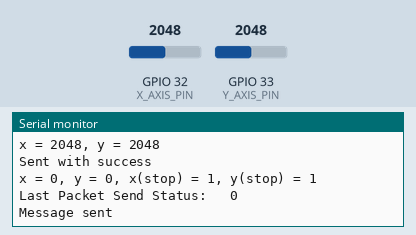
This program was run on a simulated ESP32. On the bench: the last lines printed to the serial monitor. Inputs (shaded band) come from the test bench; at power-on: GPIO 32 (X_AXIS_PIN) = 2048, GPIO 33 (Y_AXIS_PIN) = 2048.

Above: at 1.2 s.
1.3 s: GPIO 32 (X_AXIS_PIN) set to 2240
At 1.58 s:
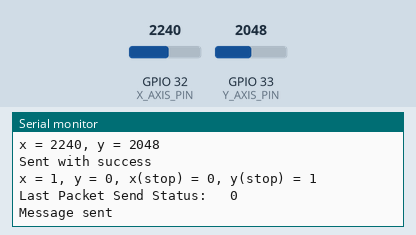
2.8 s: GPIO 33 (Y_AXIS_PIN) set to 2240
At 2.99 s:
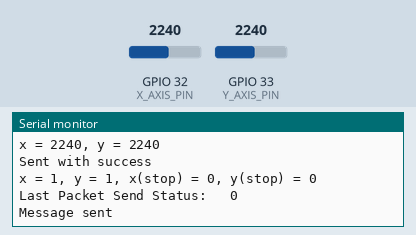
4.3 s: GPIO 32 (X_AXIS_PIN) set to 2160
At 4.6 s:
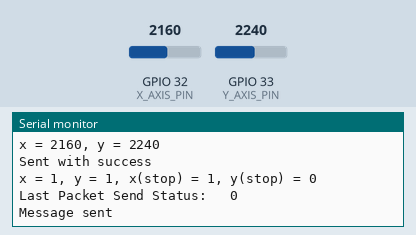
5.8 s: GPIO 33 (Y_AXIS_PIN) set to 2160
At 6.01 s:
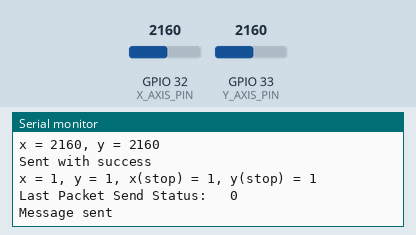
Timing chart, 0 to 8.3 s (numbered marks = the images above; inputs shaded):
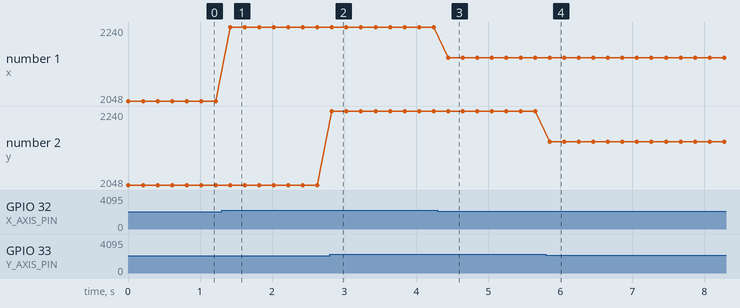

Measured:
- after the input at 1.3 s, the serial monitor: prints a new line after 0.12 s (image 1)
- after the input at 2.8 s, the serial monitor: prints a new line at once (image 2)
- after the input at 4.3 s, the serial monitor: prints a new line after 0.14 s (image 3)
- after the input at 5.8 s, the serial monitor: prints a new line after 0.05 s (image 4)
- plotted number 1: 2048 → 2240 after the input at 1.3 s, 2240 → 2160 after the input at 4.3 s

The program:

main.cpp
```cpp
#include <Arduino.h>
#include <esp_now.h>
#include <WiFi.h>

#define X_AXIS_PIN 32
#define Y_AXIS_PIN 33

uint8_t receiverMacAddress[] = {0x40,0x22,0xD8,0x57,0xF4,0x8C};  //40:22:D8:57:F4:8C

struct PacketData
{
  bool verticalMov; // true = UP, false = DOWN
  bool horizontalMov; // true = right, false = left
  bool verticalStop;
  bool horizontalStop;
};
PacketData data;

void trackingMovement(int value, bool direction) // value = 0-4095, direction = vertical(true)/horizontal(false)
{
  if (direction) {
    Serial.print("x = ");
    Serial.print(value);
    data.verticalStop = false;
    if (value >= 2200) {
      data.verticalMov = true;
    } else if (value < 1700) {
      data.verticalMov = false;
    } else {
      data.verticalStop = true;
    }
  } else {
    Serial.print(", y = ");
    Serial.println(value);
    data.horizontalStop = false;
    if (value >= 2200) {
      data.horizontalMov = true;
    } else if (value < 1700) {
      data.horizontalMov = false;
    } else {
      data.horizontalStop = true;
    }
  }
}

// callback when data is sent
void OnDataSent(const uint8_t *mac_addr, esp_now_send_status_t status)
{
  Serial.print("\r\nLast Packet Send Status:\t ");
  Serial.println(status);
  Serial.println(status == ESP_NOW_SEND_SUCCESS ? "Message sent" : "Message failed");
}

void setup()
{

  Serial.begin(115200);
  WiFi.mode(WIFI_STA);

  // Init ESP-NOW
  if (esp_now_init() != ESP_OK)
  {
    Serial.println("Error initializing ESP-NOW");
    return;
  }
  else
  {
    Serial.println("Succes: Initialized ESP-NOW");
  }

  // Register peer
  esp_now_peer_info_t peerInfo;
  memset(&peerInfo, 0, sizeof(peerInfo));
  memcpy(peerInfo.peer_addr, receiverMacAddress, 6);
  peerInfo.channel = 0;
  peerInfo.encrypt = false;

  // Add peer
  if (esp_now_add_peer(&peerInfo) != ESP_OK)
  {
    Serial.println("Failed to add peer");
    return;
  }
  else
  {
    Serial.println("Succes: Added peer");
  }

  esp_now_register_send_cb(OnDataSent);
}

void loop()
{
  trackingMovement(analogRead(X_AXIS_PIN), true);
  trackingMovement(analogRead(Y_AXIS_PIN), false);
  Serial.println("");

  esp_err_t result = esp_now_send(receiverMacAddress, (uint8_t *) &data, sizeof(data));
  if (result == ESP_OK)
  {
    Serial.println("Sent with success");
  }
  else
  {
    Serial.println("Error sending the data");
  }
  Serial.print("x = ");
  Serial.print(data.verticalMov);
  Serial.print(", y = ");
  Serial.print(data.horizontalMov);
  Serial.print(", x(stop) = ");
  Serial.print(data.verticalStop);
  Serial.print(", y(stop) = ");
  Serial.print(data.horizontalStop);
  Serial.println("");

  delay(200);
}
```
